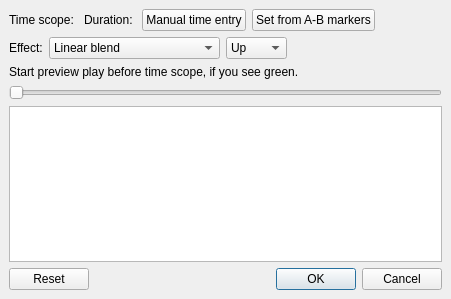
<?xml version="1.0" encoding="UTF-8"?>
<ui version="4.0">
 <class>fadeFromImageDialog</class>
 <widget class="QDialog" name="fadeFromImageDialog">
  <property name="geometry">
   <rect>
    <x>0</x>
    <y>0</y>
    <width>451</width>
    <height>299</height>
   </rect>
  </property>
  <property name="windowTitle">
   <string>Fade from first image</string>
  </property>
  <layout class="QVBoxLayout" name="verticalLayout">
   <property name="spacing">
    <number>6</number>
   </property>
   <property name="leftMargin">
    <number>9</number>
   </property>
   <property name="topMargin">
    <number>9</number>
   </property>
   <property name="rightMargin">
    <number>9</number>
   </property>
   <property name="bottomMargin">
    <number>9</number>
   </property>
   <item>
    <layout class="QHBoxLayout" name="horizontalLayout">
     <item>
      <widget class="QLabel" name="labelTScope">
       <property name="text">
        <string>Time scope: </string>
       </property>
      </widget>
     </item>
     <item>
      <widget class="QLabel" name="labelDuration">
       <property name="text">
        <string>Duration: </string>
       </property>
      </widget>
     </item>
     <item>
      <widget class="QPushButton" name="pushButtonTManual">
       <property name="text">
        <string>Manual time entry</string>
       </property>
      </widget>
     </item>
     <item>
      <widget class="QPushButton" name="pushButtonTMarker">
       <property name="text">
        <string>Set from A-B markers</string>
       </property>
      </widget>
     </item>
     <item>
      <spacer name="horizontalSpacer_3">
       <property name="orientation">
        <enum>Qt::Horizontal</enum>
       </property>
       <property name="sizeHint" stdset="0">
        <size>
         <width>40</width>
         <height>20</height>
        </size>
       </property>
      </spacer>
     </item>
    </layout>
   </item>
   <item>
    <layout class="QHBoxLayout" name="horizontalLayout_3">
     <item>
      <widget class="QLabel" name="labelEffect">
       <property name="text">
        <string>Effect:</string>
       </property>
      </widget>
     </item>
     <item>
      <widget class="QComboBox" name="comboBoxEffect">
       <property name="sizePolicy">
        <sizepolicy hsizetype="Preferred" vsizetype="Fixed">
         <horstretch>0</horstretch>
         <verstretch>0</verstretch>
        </sizepolicy>
       </property>
       <item>
        <property name="text">
         <string>Linear blend</string>
        </property>
       </item>
       <item>
        <property name="text">
         <string>Slide</string>
        </property>
       </item>
       <item>
        <property name="text">
         <string>Wipe</string>
        </property>
       </item>
       <item>
        <property name="text">
         <string>Push</string>
        </property>
       </item>
       <item>
        <property name="text">
         <string>Luma dissolve</string>
        </property>
       </item>
       <item>
        <property name="text">
         <string>Inverse luma dissolve</string>
        </property>
       </item>
       <item>
        <property name="text">
         <string>Static random dissolve</string>
        </property>
       </item>
       <item>
        <property name="text">
         <string>Dynamic random dissolve</string>
        </property>
       </item>
      </widget>
     </item>
     <item>
      <widget class="QComboBox" name="comboBoxDirection">
       <item>
        <property name="text">
         <string>Up</string>
        </property>
       </item>
       <item>
        <property name="text">
         <string>Right</string>
        </property>
       </item>
       <item>
        <property name="text">
         <string>Down</string>
        </property>
       </item>
       <item>
        <property name="text">
         <string>Left</string>
        </property>
       </item>
      </widget>
     </item>
     <item>
      <spacer name="horizontalSpacer">
       <property name="orientation">
        <enum>Qt::Horizontal</enum>
       </property>
       <property name="sizeHint" stdset="0">
        <size>
         <width>40</width>
         <height>20</height>
        </size>
       </property>
      </spacer>
     </item>
    </layout>
   </item>
   <item>
    <widget class="QLabel" name="labelInfo">
     <property name="text">
      <string>Start preview play before time scope, if you see green.</string>
     </property>
    </widget>
   </item>
   <item>
    <layout class="QHBoxLayout" name="toolboxLayout"/>
   </item>
   <item>
    <widget class="ADM_QSlider" name="horizontalSlider">
     <property name="orientation">
      <enum>Qt::Horizontal</enum>
     </property>
    </widget>
   </item>
   <item>
    <widget class="QGraphicsView" name="graphicsView">
     <property name="focusPolicy">
      <enum>Qt::NoFocus</enum>
     </property>
    </widget>
   </item>
   <item>
    <widget class="QDialogButtonBox" name="buttonBox">
     <property name="orientation">
      <enum>Qt::Horizontal</enum>
     </property>
     <property name="standardButtons">
      <set>QDialogButtonBox::Cancel|QDialogButtonBox::Ok|QDialogButtonBox::Reset</set>
     </property>
    </widget>
   </item>
  </layout>
 </widget>
 <customwidgets>
  <customwidget>
   <class>ADM_QSlider</class>
   <extends>QSlider</extends>
   <header>ADM_toolkitQt.h</header>
  </customwidget>
 </customwidgets>
 <resources/>
 <connections>
  <connection>
   <sender>buttonBox</sender>
   <signal>accepted()</signal>
   <receiver>fadeFromImageDialog</receiver>
   <slot>accept()</slot>
   <hints>
    <hint type="sourcelabel">
     <x>248</x>
     <y>254</y>
    </hint>
    <hint type="destinationlabel">
     <x>157</x>
     <y>274</y>
    </hint>
   </hints>
  </connection>
  <connection>
   <sender>buttonBox</sender>
   <signal>rejected()</signal>
   <receiver>fadeFromImageDialog</receiver>
   <slot>reject()</slot>
   <hints>
    <hint type="sourcelabel">
     <x>316</x>
     <y>260</y>
    </hint>
    <hint type="destinationlabel">
     <x>286</x>
     <y>274</y>
    </hint>
   </hints>
  </connection>
 </connections>
</ui>
